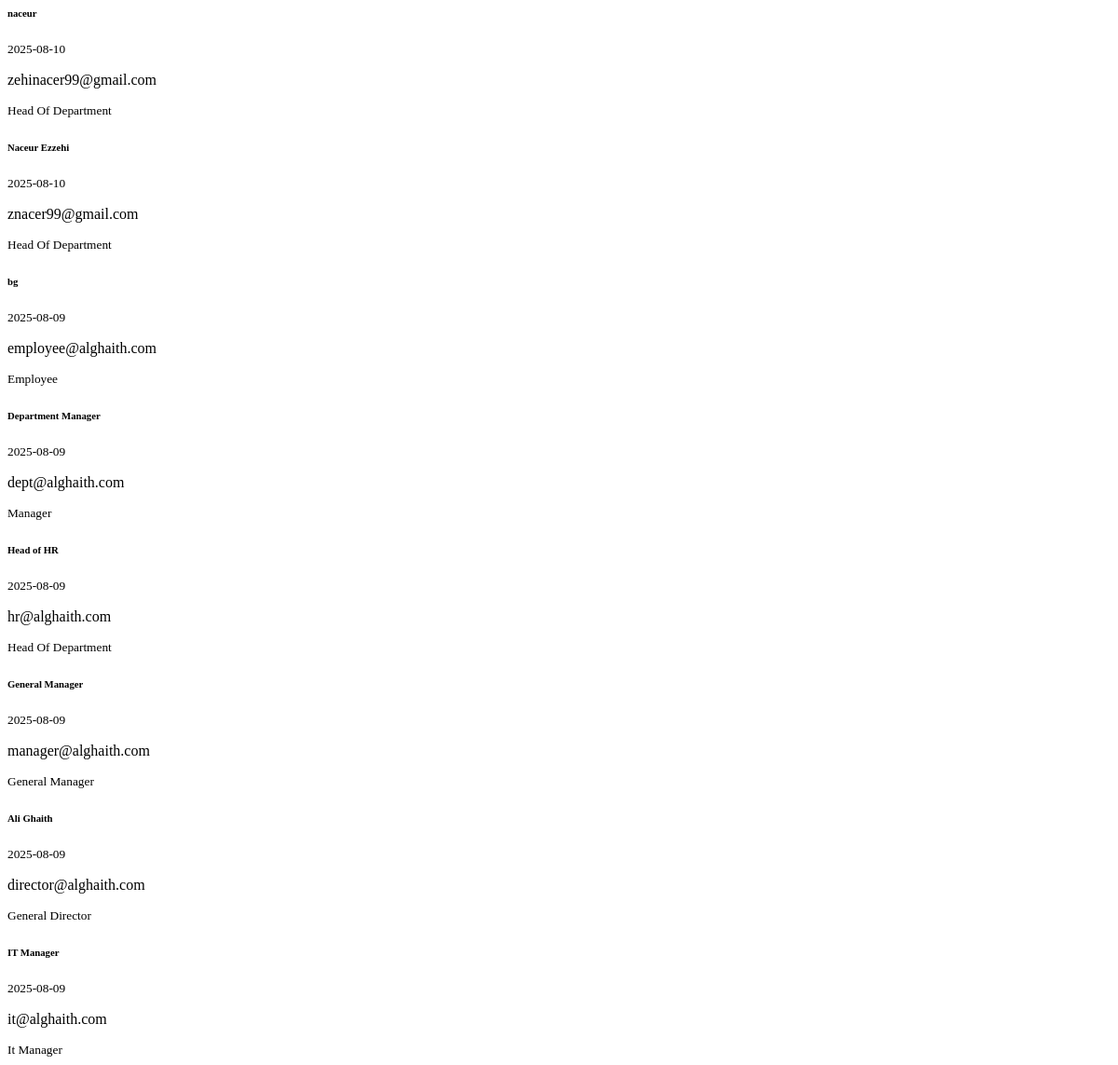
The page /dashboard/employee-summary (signed in) on the database as committed earlier.
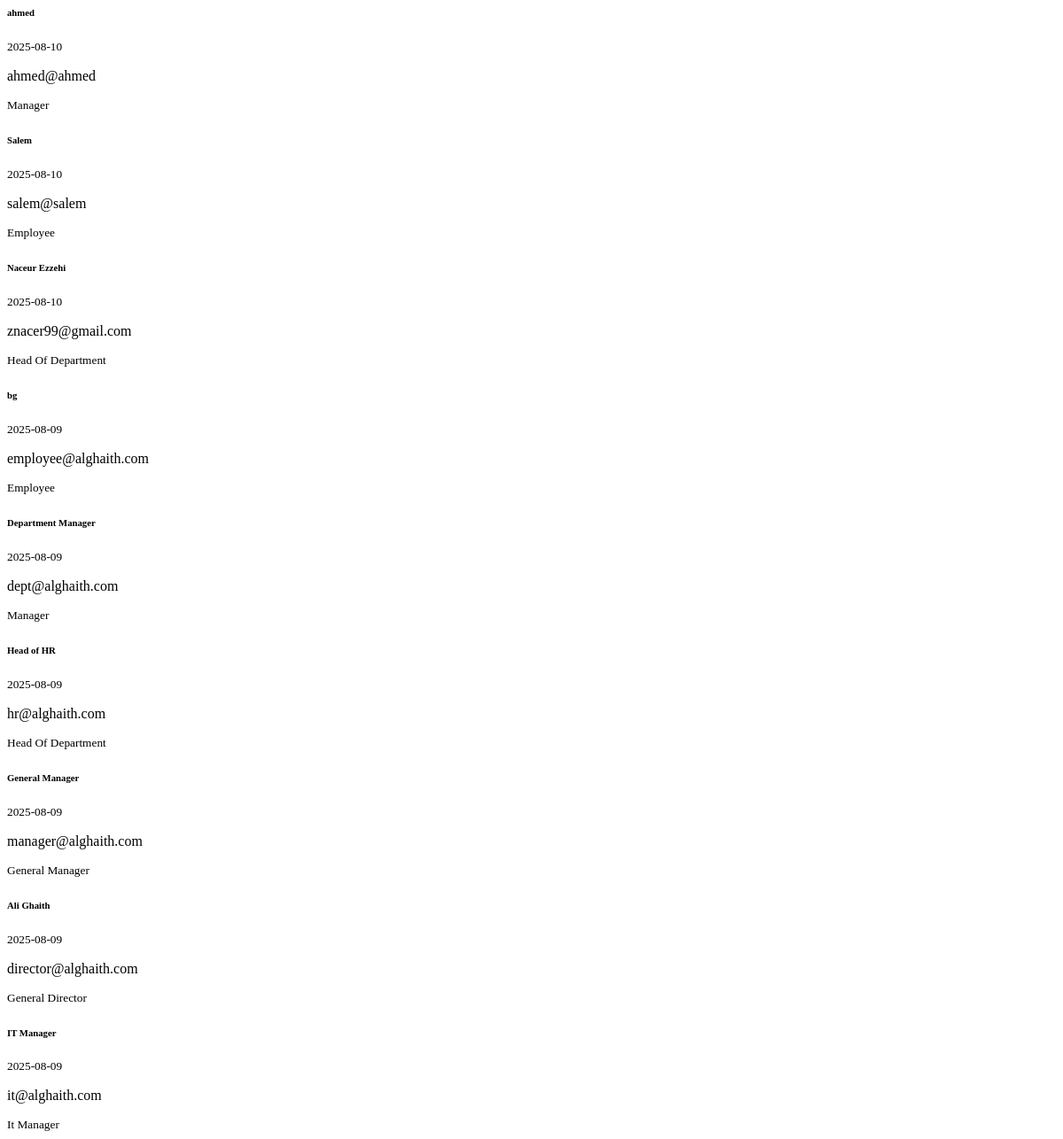
The same page on the database as committed later.
### core/models.py (models this page shows, shortened)
class User(db.Model, UserMixin):
    __tablename__ = 'users'
    id = db.Column(db.Integer, primary_key=True)
    email = db.Column(db.String(120), unique=True, nullable=False)
    password_hash = db.Column(db.String(200), nullable=False)
    name = db.Column(db.String(100), nullable=False)
    role = db.Column(db.String(50), nullable=False)
    avatar = db.Column(db.String(2), nullable=False)
    access_code = db.Column(db.String(20), unique=True, nullable=False)
    department_id = db.Column(db.Integer, db.ForeignKey('departments.id'))
    created_at = db.Column(db.DateTime, default=datetime.utcnow)
    last_login = db.Column(db.DateTime)
    login_count = db.Column(db.Integer, default=0)
    is_active = db.Column(db.Boolean, default=True, nullable=False)
    department = db.relationship('Department', back_populates='members')
    @property
    def is_authenticated(self):
        return True

### modules/dashboard/routes.py (the view)
@dashboard_bp.route('/employee-summary')
@login_required
@permission_required(Permission.VIEW)
def employee_summary():
    employees = User.query.order_by(User.created_at.desc()).limit(10).all()
    return render_template('dashboard/partials/employee_summary.html', employees=employees)

### app.py (called while the page is built)
@login_manager.user_loader
def load_user(user_id):
    from core.models import User
    return db.session.get(User, int(user_id))

### core/permissions.py (called while the page is built)
    @classmethod
    def check(cls, role, permission):
        return cls.ROLE_PERMISSIONS.get(role.lower(), 0) & permission == permission

### templates/dashboard/partials/employee_summary.html
<div class="employee-summary">
    <div class="list-group">
        {% for employee in employees %}
        <div class="list-group-item">
            <div class="d-flex w-100 justify-content-between">
                <h6 class="mb-1">{{ employee.name }}</h6>
                <small>{{ employee.created_at.strftime('%Y-%m-%d') }}</small>
            </div>
            <p class="mb-1">{{ employee.email }}</p>
            <small>{{ employee.role|replace('_', ' ')|title }}</small>
        </div>
        {% else %}
        <div class="list-group-item">
            No employees found
        </div>
        {% endfor %}
    </div>
</div>

Rows that differ between the two databases and show on the page:
removed User: name "naceur", created_at "2025-08-10", email "zehinacer99@gmail.com", role "Head Of Department"
added User: name "ahmed", created_at "2025-08-10", email "ahmed@ahmed", role "Manager"
added User: name "Salem", created_at "2025-08-10", email "salem@salem", role "Employee"
